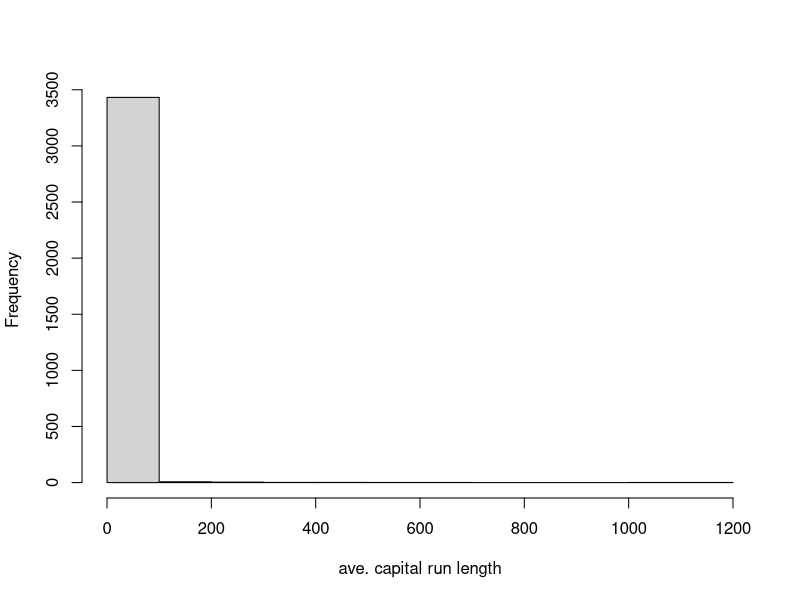
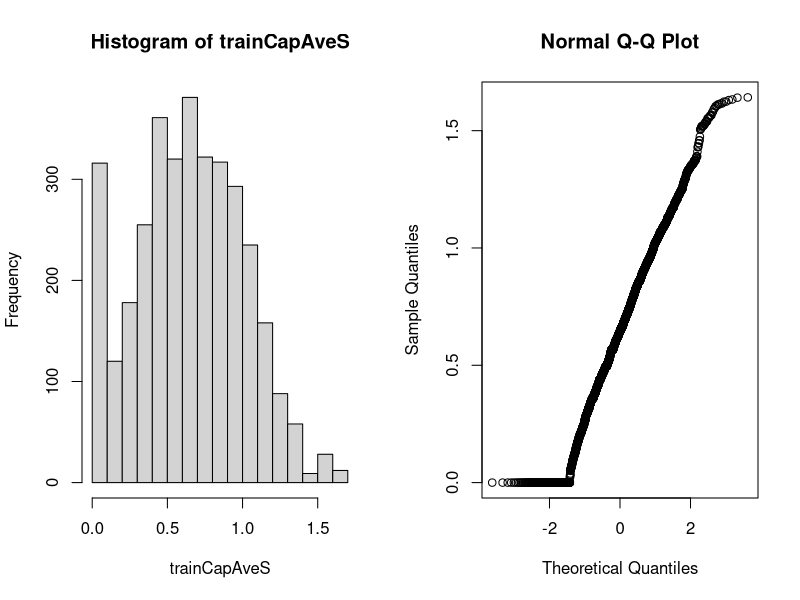

Write the R code that produced these figures, in order. (Note: this script raises an error after producing the figures.)
library(caret); library(kernlab); data(spam)

inTrain <- createDataPartition(y=spam$type, 
                               p=0.75, list = FALSE)
training <- spam[inTrain,]
testing <- spam[-inTrain,]
hist(training$capitalAve, main="", xlab = "ave. capital run length")

mean(training$capitalAve)
sd(training$capitalAve)

preObj <- preProcess(training[,-58], method = c("center", "scale")) #standardizes the predictors (58 = response variable)
trainCapAveS <- predict(preObj, training[,-58])$capitalAve

testCapAveS <- predict(preObj, testing[,-58])$capitalAve #standardizes the testing variables using the mean and sd 
#created in the training set NOT the ones in the test set

set.seed(32343)
modelFit <- train(type ~., data = training, 
                  preProcess=c("center","scale"), method = "glm")

preObj <- preProcess(training[,-58], method=c("BoxCox"))
trainCapAveS <- predict(preObj, training[,-58])$capitalAve
par(mfrow=c(1,2)); hist(trainCapAveS); qqnorm(trainCapAveS)

#imputing data (first gonna add missing values to the data)

set.seed(13343)

#Make some values NA
training$capAve <- training$capitalAve
selectNA <- rbinom(dim(training)[1], size = 1, prob = 0.05)==1
training$capve[selectNA] <- NA

table(selectNA)

#Impute and Standardize
preObj <- preProcess(training[,-58],method="bagImpute") #
library(RANN)
capAve <- predict(preObj, training[,-58])$capAve #Not working but it should 

#Standardize true values 
capAveTruth <- training$capitalAve
capAveTruth <- (capAveTruth-mean(capAveTruth))/sd(capAveTruth)
